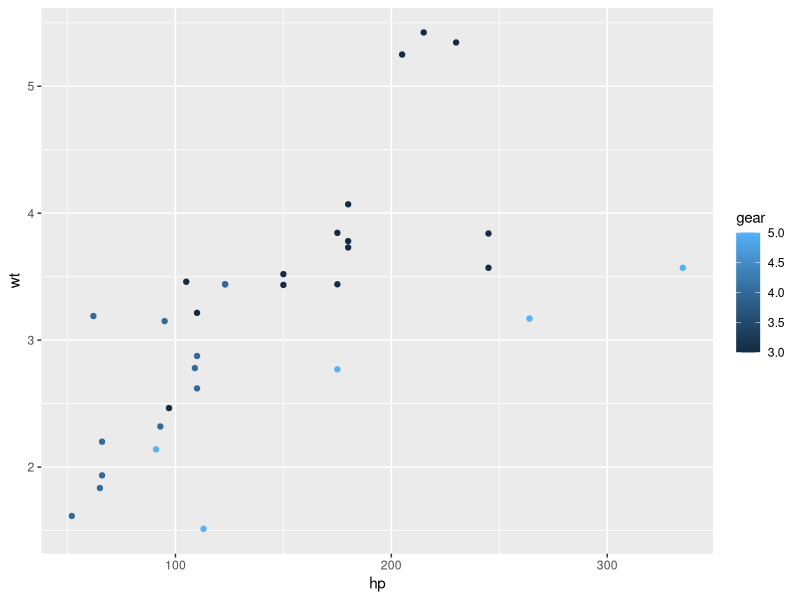
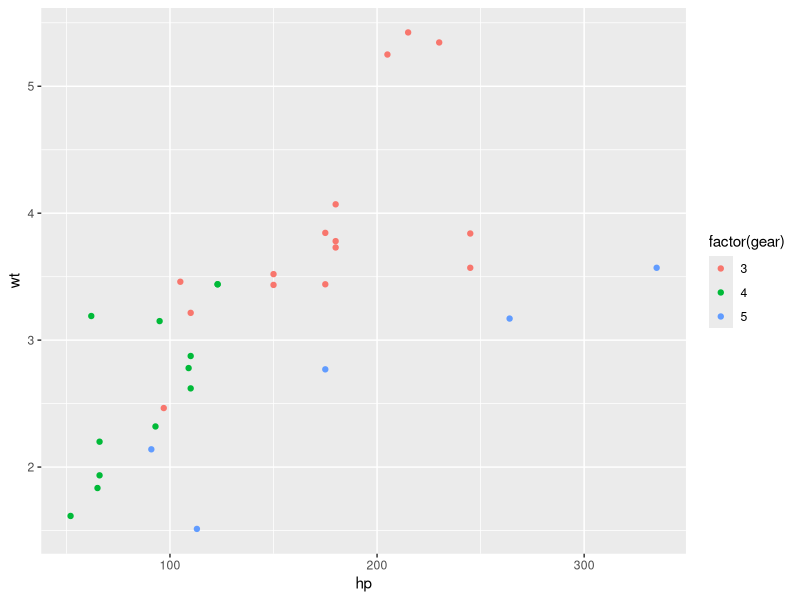
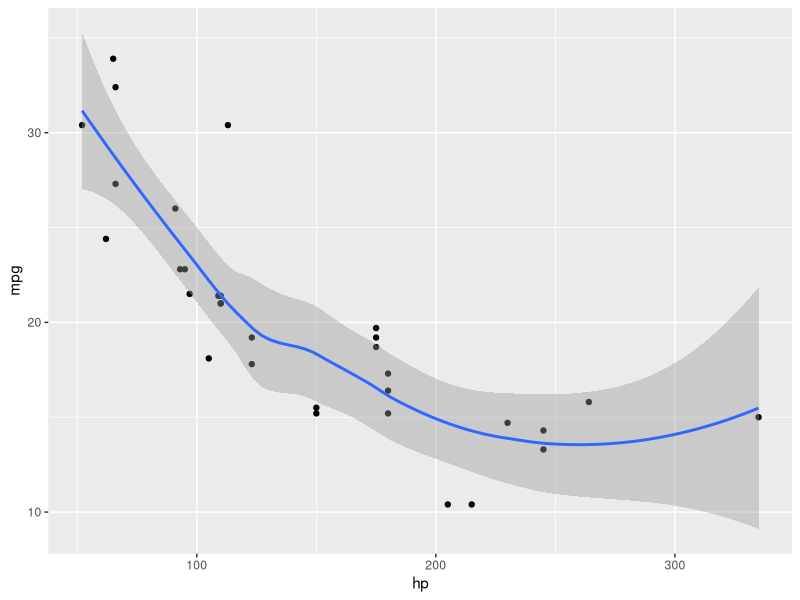
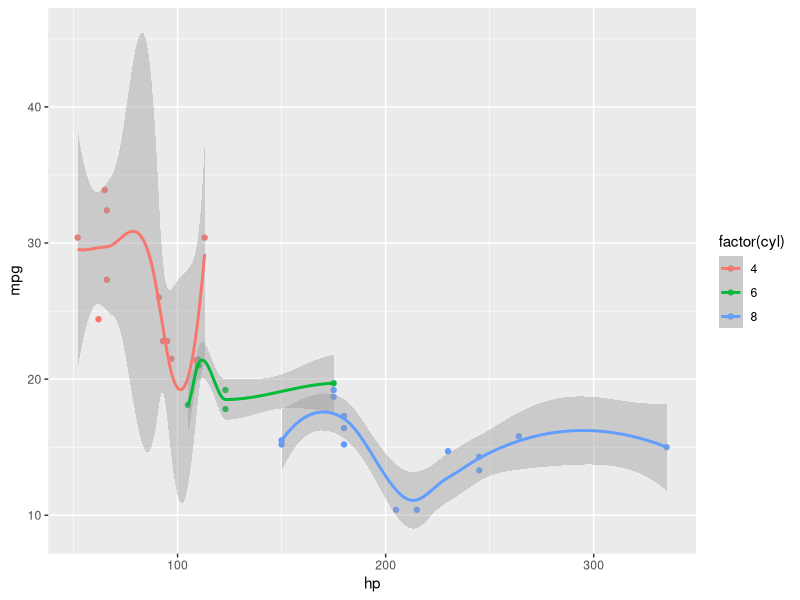
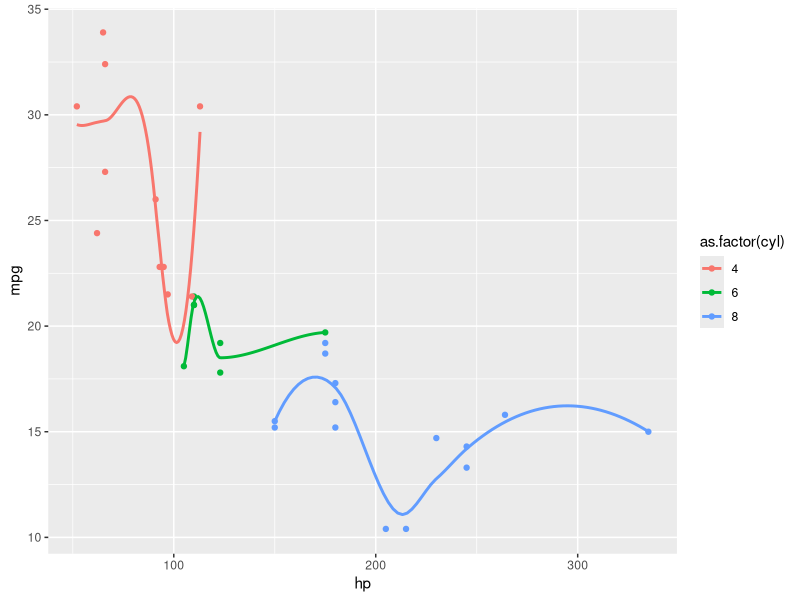
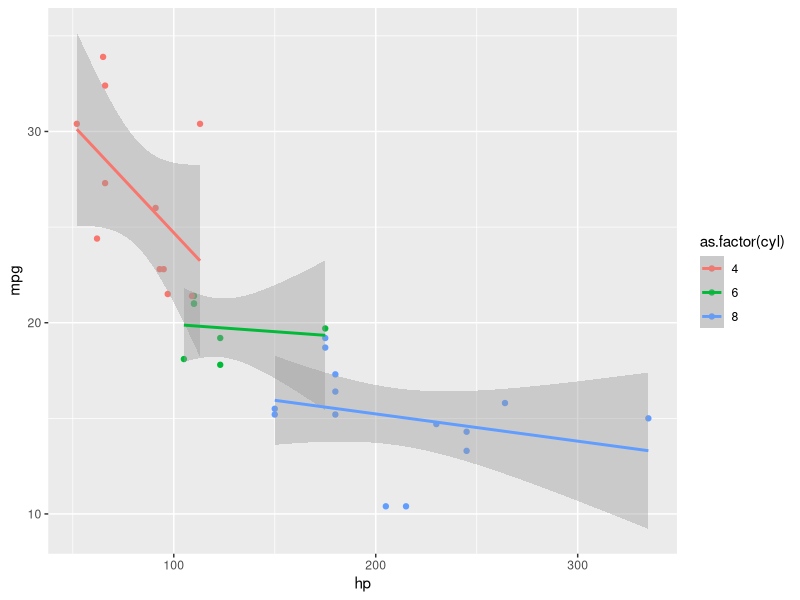
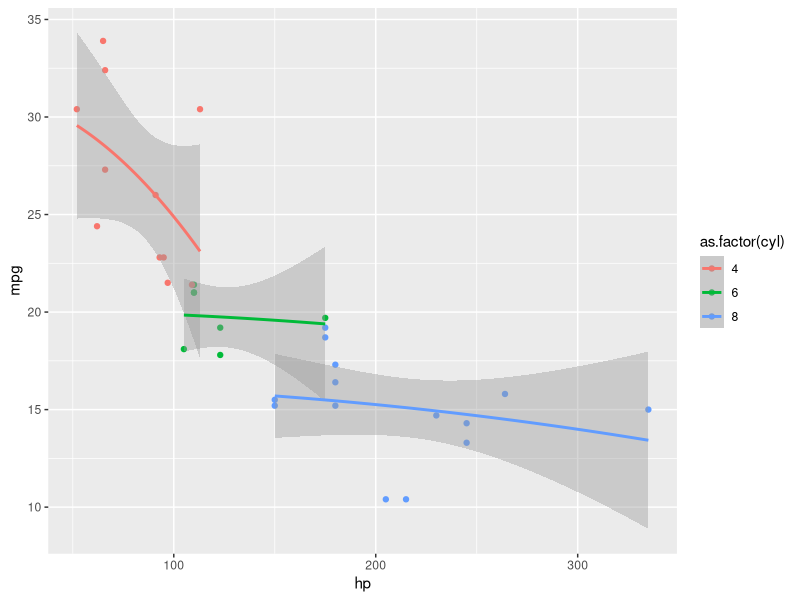
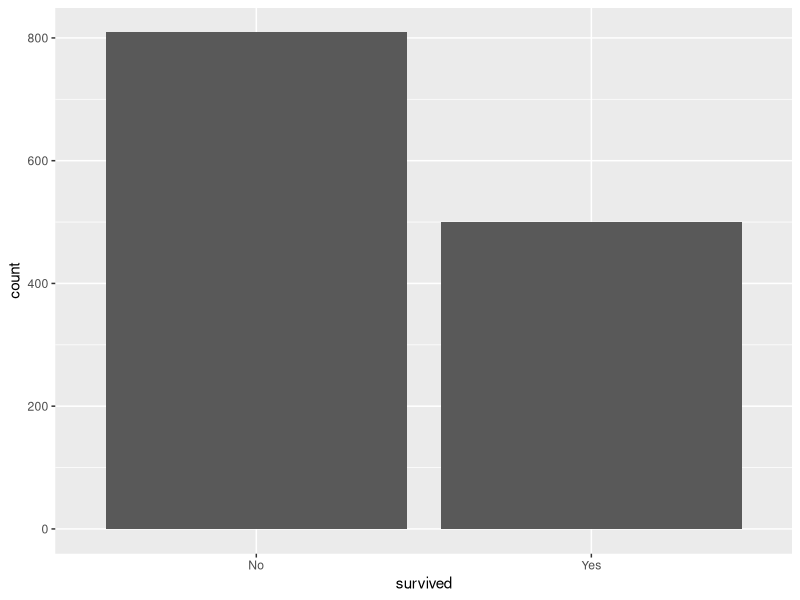

Source code (R) for these figures, in order:
## ---- chunk 1
knitr::opts_chunk$set(echo = TRUE, warning = FALSE, message = FALSE)
## ---- chunk 2
    library(ggplot2)
    ggplot(mtcars, aes(x = hp, y = wt, color = gear)) +
      geom_point()
## ---- chunk 3
    ggplot(mtcars, aes(x = hp, y = wt, color = factor(gear))) +
      geom_point()
## ---- chunk 4
    ggplot(mtcars, aes(hp, mpg)) +
      geom_point() +
      geom_smooth()
## ---- chunk 5
    ggplot(mtcars, aes(hp, mpg, color = factor(cyl))) +
      geom_point() +
      geom_smooth()
## ---- chunk 6
    ggplot(mtcars, aes(hp, mpg, color = as.factor(cyl))) +
      geom_point() +
      geom_smooth(se = FALSE)
## ---- chunk 7
  ggplot(mtcars, aes(hp, mpg, color = as.factor(cyl))) +
    geom_point() +
    geom_smooth(method = lm)
## ---- chunk 8
  ggplot(mtcars, aes(hp, mpg, color = as.factor(cyl))) +
    geom_point() +
    geom_smooth(method = lm, formula = y ~ I(x + x^2))
## ---- chunk 9
    titanic <- read.csv("titanic.csv")
    ggplot(titanic, aes(x = survived)) +
      geom_bar()
## ---- chunk 10
    ggplot(titanic, aes(x = survived, fill = sex)) +
      geom_bar()
## ---- chunk 11
    ggplot(titanic, aes(x = survived, fill = sex)) +
      geom_bar() +
      facet_grid(.~pclass)
## ---- chunk 12
    ggplot(titanic, aes(x = age, colour = survived, fill = survived)) +
      geom_density(alpha = 0.5)
## ---- chunk 13
    ggplot(mpg, aes(x = displ, y = hwy)) +
      geom_point()
## ---- chunk 14
    ggplot(mpg, aes(x = hwy, fill = manufacturer)) +
      geom_density(alpha = 0.75)
## ---- chunk 15
    ggplot(mpg, aes(x = hwy, fill = factor(year))) +
       geom_density(alpha = 0.5)
## ---- chunk 16
    ggplot(economics_long, aes(x = date, y = value, color = variable)) + geom_line()
## ---- chunk 17
    ggplot(economics, aes(x = date)) + 
      geom_line(aes(y = pop), col = "darkgrey") + 
      geom_line(aes(y = uempmed), col = "blue") + 
      geom_line(aes(y = pce), col = "orange") + 
      geom_line(aes(y = psavert), col = "red") + 
      geom_line(aes(y = unemploy), col = "green")
## ---- chunk 18
    plot(mtcars$mpg ~ mtcars$wt, xlab = "wt", ylab = "mpg", pch = 19, ylim = c(5, 35))
    mod <- lm(mpg ~ wt, data = mtcars)
    abline(mod, col = "red")
    wt_new <- seq(min(mtcars$wt), max(mtcars$wt), by = 0.05)
    conf_interval <- predict(mod, newdata = data.frame(wt = wt_new), 
                             interval = "confidence", level = 0.95)
    # setup vertrices of polygon (for shading the CI):
    p <- cbind(c(wt_new, rev(wt_new)), c(conf_interval[, 3], rev(conf_interval[, 2])))
    polygon(p, col = adjustcolor("steelblue", alpha.f = 0.5), )
    lines(wt_new, conf_interval[, 2], col = "steelblue", lty = 2)
    lines(wt_new, conf_interval[, 3], col = "steelblue", lty = 2)
## ---- chunk 19
    ggplot(mtcars, aes(wt, mpg)) +
      geom_point(size = 2) +
      geom_smooth(method = lm, col = 'red', fill = 'steelblue') 
